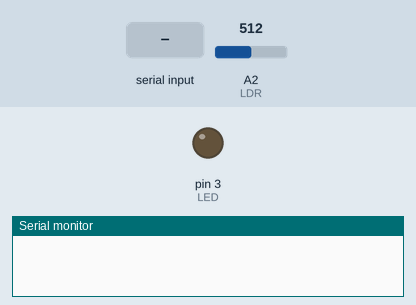
Recording of a sketch running on a simulated Arduino Uno, built with avr-gcc and run on an emulated ATmega328P. Parts: output pins drawn as LEDs (lit = HIGH), the last lines printed to the serial monitor. The inputs (shaded band) are chosen by the test bench; at power-on: A2 (LDR) = 512.

Above: at 1.2 s.
1.3 s: "S" received over Serial
At 3.98 s:
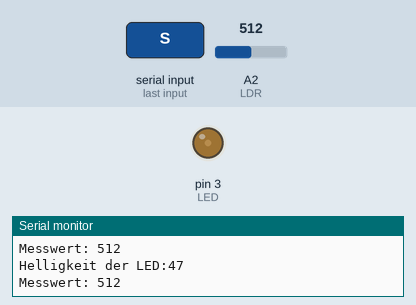
At 6.65 s:
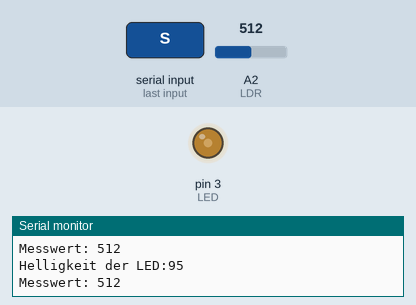
7.3 s: A2 (LDR) set to 987
At 9.32 s:
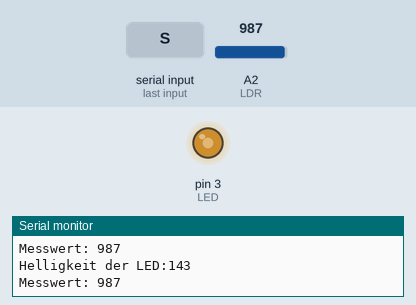
10.3 s: A2 (LDR) set to 1013
Timing chart, 0 to 16.9 s (numbered marks = the images above; inputs shaded):
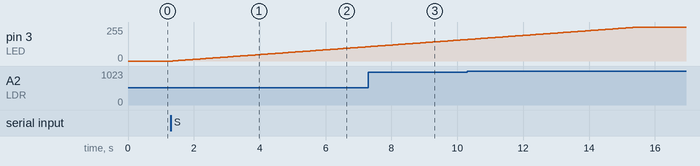

The sketch:

LDR_Measurements.ino
```cpp
/************************/
 /* ©Phillipp Reim */
/************************/

int LED = 3;                                //Pin 3 (PWM-fähig) wird als LED-Pin definiert.
int LDR = A2;                               //Pin A2 (Analog) wird als LDR-Pin definiert.
int Messwert;                               //Variable Messwert wird als Integer definiert.
void setup() {
  // put your setup code here, to run once:
pinMode(LED,OUTPUT);                        //LED-Pin wird als Output festgelegt.
pinMode(LDR,INPUT);                         //LED-Pin wird als Output festgelegt.
Serial.begin(9600);                         //Serielle Datenübertragungsrate wird auf 9600 festgelegt.
}

void loop() {
  // put your main code here, to run repeatedly:
  if(Serial.read() == 'S')                  //bei Eingabe von S startet die Messung.
  {
    for(int i=0;i<255;i++)                  //die Schleife steigert die Helligkeit der LED in 255 Schritten (PWM) und liest den Messwert aus.
    {
      analogWrite(3,i);                     //Die LED wird mit dem Wert i angesteuert. Umso größer i, desto heller die LED.
      Messwert = analogRead(LDR);           //Messwert wird definiert als im aktuellen Durchlauf gemessener Wert am LDR.
      Serial.print("Messwert: ");           //Messwert, Helligkeit und Text werden im Serial Monitor ausgegeben.
      Serial.println(Messwert);
      Serial.print("Helligkeit der LED:");
      Serial.println(i);
      delay(55);                            //Verzögerung um 55ms.
      }
    }
}
```

Measured:
- after the input at 1.3 s, pin 3 (LED): moves from 0/255 to 107/255 over 5.9 s, starting after 0.06 s
